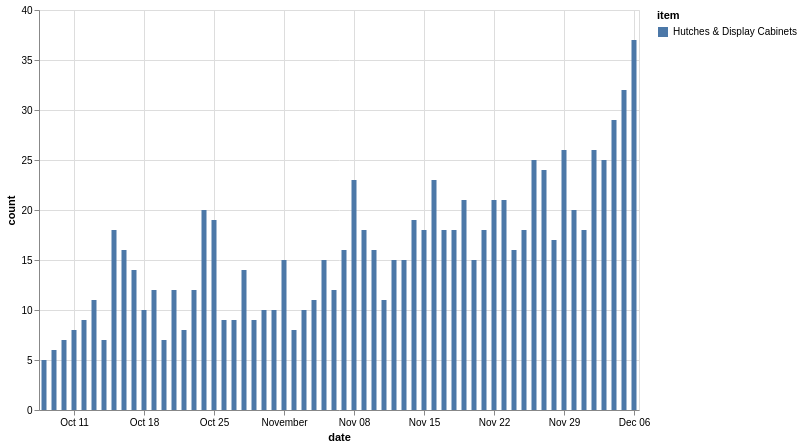

Here is the Vega-Lite specification saved for this chart:
### Vega-Lite specification from a JSON file in a GitHub repository (floating-point values rounded to 4 significant figures)
{"config": {"view": {"continuousWidth": 400, "continuousHeight": 300}}, "data": {"name": "data-c8ce8597e66e235d6298b8ee1a9b4966"}, "mark": "bar", "encoding": {"color": {"type": "nominal", "field": "item"}, "x": {"type": "temporal", "field": "date"}, "y": {"type": "quantitative", "field": "count"}}, "height": 400, "width": 600, "$schema": "https://vega.github.io/schema/vega-lite/v4.8.1.json", "datasets": {"data-c8ce8597e66e235d6298b8ee1a9b4966": [{"item": "Hutches & Display Cabinets", "date": "2020-10-08", "count": 5}, {"item": "Hutches & Display Cabinets", "date": "2020-10-09", "count": 6}, {"item": "Hutches & Display Cabinets", "date": "2020-10-10", "count": 7}, {"item": "Hutches & Display Cabinets", "date": "2020-10-11", "count": 8}, {"item": "Hutches & Display Cabinets", "date": "2020-10-12", "count": 9}, {"item": "Hutches & Display Cabinets", "date": "2020-10-13", "count": 11}, {"item": "Hutches & Display Cabinets", "date": "2020-10-14", "count": 7}, {"item": "Hutches & Display Cabinets", "date": "2020-10-15", "count": 18}, {"item": "Hutches & Display Cabinets", "date": "2020-10-16", "count": 16}, {"item": "Hutches & Display Cabinets", "date": "2020-10-17", "count": 14}, {"item": "Hutches & Display Cabinets", "date": "2020-10-18", "count": 10}, {"item": "Hutches & Display Cabinets", "date": "2020-10-19", "count": 12}, {"item": "Hutches & Display Cabinets", "date": "2020-10-20", "count": 7}, {"item": "Hutches & Display Cabinets", "date": "2020-10-21", "count": 12}, {"item": "Hutches & Display Cabinets", "date": "2020-10-22", "count": 8}, {"item": "Hutches & Display Cabinets", "date": "2020-10-23", "count": 12}, {"item": "Hutches & Display Cabinets", "date": "2020-10-24", "count": 20}, {"item": "Hutches & Display Cabinets", "date": "2020-10-25", "count": 19}, {"item": "Hutches & Display Cabinets", "date": "2020-10-26", "count": 9}, {"item": "Hutches & Display Cabinets", "date": "2020-10-27", "count": 9}, {"item": "Hutches & Display Cabinets", "date": "2020-10-28", "count": 14}, {"item": "Hutches & Display Cabinets", "date": "2020-10-29", "count": 9}, {"item": "Hutches & Display Cabinets", "date": "2020-10-30", "count": 10}, {"item": "Hutches & Display Cabinets", "date": "2020-10-31", "count": 10}, {"item": "Hutches & Display Cabinets", "date": "2020-11-01", "count": 15}, {"item": "Hutches & Display Cabinets", "date": "2020-11-02", "count": 8}, {"item": "Hutches & Display Cabinets", "date": "2020-11-03", "count": 10}, {"item": "Hutches & Display Cabinets", "date": "2020-11-04", "count": 11}, {"item": "Hutches & Display Cabinets", "date": "2020-11-05", "count": 15}, {"item": "Hutches & Display Cabinets", "date": "2020-11-06", "count": 12}, {"item": "Hutches & Display Cabinets", "date": "2020-11-07", "count": 16}, {"item": "Hutches & Display Cabinets", "date": "2020-11-08", "count": 23}, {"item": "Hutches & Display Cabinets", "date": "2020-11-09", "count": 18}, {"item": "Hutches & Display Cabinets", "date": "2020-11-10", "count": 16}, {"item": "Hutches & Display Cabinets", "date": "2020-11-11", "count": 11}, {"item": "Hutches & Display Cabinets", "date": "2020-11-12", "count": 15}, {"item": "Hutches & Display Cabinets", "date": "2020-11-13", "count": 15}, {"item": "Hutches & Display Cabinets", "date": "2020-11-14", "count": 19}, {"item": "Hutches & Display Cabinets", "date": "2020-11-15", "count": 18}, {"item": "Hutches & Display Cabinets", "date": "2020-11-16", "count": 23}, {"item": "Hutches & Display Cabinets", "date": "2020-11-17", "count": 18}, {"item": "Hutches & Display Cabinets", "date": "2020-11-18", "count": 18}, {"item": "Hutches & Display Cabinets", "date": "2020-11-19", "count": 21}, {"item": "Hutches & Display Cabinets", "date": "2020-11-20", "count": 15}, {"item": "Hutches & Display Cabinets", "date": "2020-11-21", "count": 18}, {"item": "Hutches & Display Cabinets", "date": "2020-11-22", "count": 21}, {"item": "Hutches & Display Cabinets", "date": "2020-11-23", "count": 21}, {"item": "Hutches & Display Cabinets", "date": "2020-11-24", "count": 16}, {"item": "Hutches & Display Cabinets", "date": "2020-11-25", "count": 18}, {"item": "Hutches & Display Cabinets", "date": "2020-11-26", "count": 25}, {"item": "Hutches & Display Cabinets", "date": "2020-11-27", "count": 24}, {"item": "Hutches & Display Cabinets", "date": "2020-11-28", "count": 17}, {"item": "Hutches & Display Cabinets", "date": "2020-11-29", "count": 26}, {"item": "Hutches & Display Cabinets", "date": "2020-11-30", "count": 20}, {"item": "Hutches & Display Cabinets", "date": "2020-12-01", "count": 18}, {"item": "Hutches & Display Cabinets", "date": "2020-12-02", "count": 26}, {"item": "Hutches & Display Cabinets", "date": "2020-12-03", "count": 25}, {"item": "Hutches & Display Cabinets", "date": "2020-12-04", "count": 29}, {"item": "Hutches & Display Cabinets", "date": "2020-12-05", "count": 32}, {"item": "Hutches & Display Cabinets", "date": "2020-12-06", "count": 37}]}}
